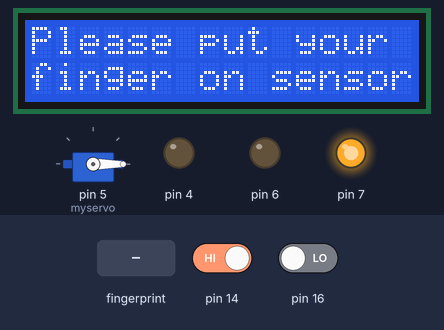
Recording of a sketch running on a simulated Arduino Mega 2560, built with avr-gcc and run on an emulated ATmega2560. On the bench: servo, 16×2 character LCD, output pins drawn as LEDs (lit = HIGH). The test bench sets the inputs (shaded band); at power-on: pin 14 HIGH, pin 16 LOW.

Above: at 18.8 s.
18.9 s: finger stored as number 1 placed on the sensor
At 21.8 s:
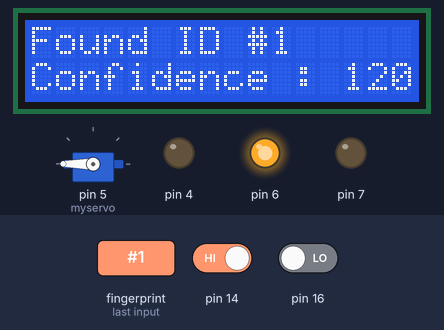
25.0 s: pin 14 driven LOW
At 32.9 s:
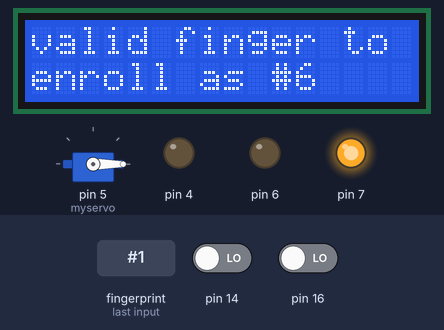
33.2 s: finger stored as number 1 placed on the sensor
At 34.5 s:
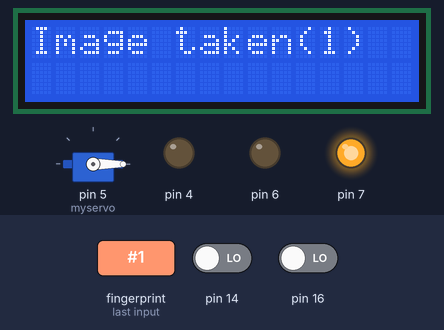
38.9 s: finger stored as number 1 placed on the sensor
At 42.5 s:
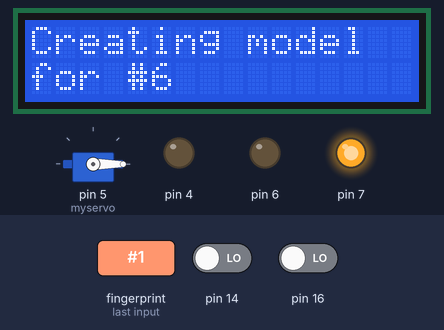
53.2 s: pin 14 driven LOW
Timing chart, 0 to 56.2 s (numbered marks = the images above; inputs shaded):
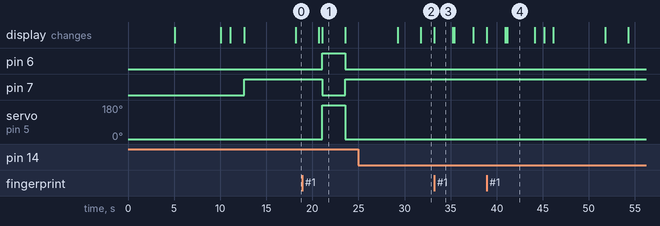

The sketch:

snap.ino
```cpp
#include <LiquidCrystal.h>
LiquidCrystal lcd(13,12,11,10,9,8);


#include <Adafruit_Fingerprint.h>
#if (defined(__AVR__) || defined(ESP8266)) && !defined(__AVR_ATmega2560__)
SoftwareSerial mySerial(2, 3);
#else
#define mySerial Serial1
#endif
Adafruit_Fingerprint finger = Adafruit_Fingerprint(&mySerial);
uint8_t id;


#include <Servo.h>
Servo myservo;


int check=0;
int g;


void setup() {
  pinMode(14,INPUT);
  pinMode(15,INPUT);
  pinMode(16,INPUT);
  pinMode(17,INPUT);
  pinMode(6,OUTPUT);
  pinMode(7,OUTPUT);
  myservo.attach(5);


  myservo.write(0);


  analogWrite(4,0);
  lcd.begin(16,2);
  lcd.print("Fingerprnt based");
  lcd.setCursor(0,1);
  lcd.print("Security System");
  delay(5000);
  lcd.clear();
  lcd.print("Group No. 15");
  lcd.setCursor(0,1);
  lcd.print("Branch - DSAI");
  delay(5000);
  lcd.clear();


  finger.begin(57600);
  delay(5);
  if (finger.verifyPassword()) {
    lcd.print("Found finger");
    lcd.setCursor(0,1);
    lcd.print("print sensor!");
    delay(1500);
    lcd.clear();
  } else {
    lcd.print("Sensor not found");
    lcd.clear();
    while (1) { delay(1); }
  }

  startsys();
}

void loop()
{
  g=0;
  digitalWrite(7, HIGH);
  if(digitalRead(14)==0)
  {
    while(!getFingerprintEnroll())
    {
      continue;
    }
    startsys();
  }
  if (check==1)
  {
    while(!getFingerprintEnroll())
    {
      continue;
    }
    startsys();
  }
  else
  {
    if(digitalRead(16)==0 || digitalRead(17)==0)
    {
      for(int i=0;i<=50;i++)
      {
        getFingerprintID();
        delay(50);
        if (g==1)
          break;
      }
      if (g==0)
      {
        lcd.clear();
        lcd.print("Please put your");
        lcd.setCursor(0,1);
        lcd.print("finger on sensor");
        delay(2500);
        lcd.clear();
        startsys();
      }
    }
    else if (digitalRead(15)==0)
    {

      lcd.clear();
      lcd.print("Y-Confirm Delete");
      lcd.setCursor(0,1);
      lcd.print("N-Cancel Delete");
      start:
      if (digitalRead(16)==0)
      {
        finger.emptyDatabase();
      }
      else if(digitalRead(17)==0 || digitalRead(14)==0)
      {
        startsys();
      }
      else
        goto start;
    }
  }
}


void startsys()
{
  finger.getTemplateCount();
  if (finger.templateCount==0)
  {
    lcd.print("templates not");
    lcd.setCursor(0,1);
    lcd.print("found, enroll!");
    check=1;
    delay(4000);
    lcd.clear();
  }
  else
  {
    lcd.print("Press UP/Down");
    lcd.setCursor(0,1);
    lcd.print("to start System ");
    check=0;
  }
}


void del()
{
  if (digitalRead(15)==0)
  {
    digitalWrite(6,HIGH);
    delay(1000);
    digitalWrite(6,LOW);
  }
}


uint8_t getFingerprintID() {
  uint8_t p = finger.getImage();
  switch (p) {
    case FINGERPRINT_OK:
      break;
    default:
      return p;
  }
  p = finger.image2Tz();
  switch (p) {
    case FINGERPRINT_OK:
      break;
    default:
      lcd.clear();
      lcd.print("Somekind of");
      lcd.setCursor(0,1);
      lcd.print("error occurred");
      for(int i=0;i<7;i++)
      {
        digitalWrite(6, LOW);
        delay(50);
        digitalWrite(6, LOW);
        delay(50);
      }
      lcd.clear();
      g=1;
      startsys();
      return p;
  }
  p = finger.fingerSearch();
  if (p == FINGERPRINT_OK)
  {
    myservo.write(180);
    lcd.clear();
    lcd.print("Found ID #"); lcd.print(finger.fingerID);
    lcd.setCursor(0,1);
    lcd.print("Confidence : "); lcd.print(finger.confidence);
    digitalWrite(6, HIGH);
    digitalWrite(7, LOW);
    delay(2500);
    myservo.write(0);
    digitalWrite(7, HIGH);
    digitalWrite(6, LOW);
    lcd.clear();
    g=1;
    startsys();
  }
  else
  {
    lcd.clear();
    lcd.print("Fingerprint not");
    lcd.setCursor(0,1);
    lcd.print("found...");
    for(int i=0;i<7;i++)
    {
      digitalWrite(7, LOW);
      delay(50);
      digitalWrite(7, HIGH);
      delay(50);
    }
    lcd.clear();
    g=1;
    startsys();
  }
}


uint8_t getFingerprintEnroll()
{
  finger.getTemplateCount();
  int id=finger.templateCount+1;
  int p = -1;
  lcd.clear();
  lcd.print("valid finger to ");
  lcd.setCursor(0,1);
  lcd.print("enroll as #");lcd.print(id);
  while (p != FINGERPRINT_OK) {
    p = finger.getImage();
    switch (p) {
    case FINGERPRINT_OK:
      lcd.clear();
      lcd.print("Image taken(1)");
      delay(2000);
      lcd.clear();
      break;
    case FINGERPRINT_NOFINGER:
      break;
    case FINGERPRINT_PACKETRECIEVEERR:
      break;
    case FINGERPRINT_IMAGEFAIL:
      break;
    default:
      break;
    }
  }

  p = finger.image2Tz(1);
  switch (p) {
    case FINGERPRINT_OK:
      break;
    case FINGERPRINT_IMAGEMESS:
      return p;
    case FINGERPRINT_PACKETRECIEVEERR:
      return p;
    case FINGERPRINT_FEATUREFAIL:
      return p;
    case FINGERPRINT_INVALIDIMAGE:
      return p;
    default:
      return p;
  }

  lcd.print("Remove finger");
  delay(2000);
  p = 0;
  while (p != FINGERPRINT_NOFINGER) {
    p = finger.getImage();
  }
  lcd.clear();
  p = -1;
  lcd.print("Place same ");
  lcd.setCursor(0,1);
  lcd.print("finger again");
  while (p != FINGERPRINT_OK) {
    p = finger.getImage();
    switch (p) {
    case FINGERPRINT_OK:
      lcd.clear();
      lcd.print("Image taken(2)");
      delay(2000);
      lcd.clear();
      break;
    case FINGERPRINT_NOFINGER:
      break;
    case FINGERPRINT_PACKETRECIEVEERR:
      break;
    case FINGERPRINT_IMAGEFAIL:
      break;
    default:
      break;
    }
  }

  p = finger.image2Tz(2);
  switch (p) {
    case FINGERPRINT_OK:
      break;
    case FINGERPRINT_IMAGEMESS:
      return p;
    case FINGERPRINT_PACKETRECIEVEERR:
      return p;
    case FINGERPRINT_FEATUREFAIL:
      return p;
    case FINGERPRINT_INVALIDIMAGE:
      return p;
    default:
      return p;
  }

  lcd.print("Creating model  ");
  lcd.setCursor(0,1);
  lcd.print("for #");lcd.print(id);
  delay(3000);
  lcd.clear();

  p = finger.createModel();
  if (p == FINGERPRINT_OK) {
    lcd.print("Prints matched!");
    delay(1000);
    lcd.clear();
  } else if (p == FINGERPRINT_PACKETRECIEVEERR) {
    lcd.print("Com error");
    delay(1000);
    lcd.clear();
    return p;
  } else if (p == FINGERPRINT_ENROLLMISMATCH) {
    lcd.print("Not matched");
    delay(1000);
    lcd.clear();
    return p;
  } else {
    lcd.print("Unknown error");
    delay(1000);
    lcd.clear();
    return p;
  }

  lcd.print("ID #"); lcd.println(id);
  lcd.setCursor(0,1);
  p = finger.storeModel(id);
  if (p == FINGERPRINT_OK) {
    lcd.print("Stored!");
    delay(1000);
    lcd.clear();
  } else if (p == FINGERPRINT_PACKETRECIEVEERR) {
    lcd.print("Com error");
    delay(1000);
    lcd.clear();
    return p;
  } else if (p == FINGERPRINT_BADLOCATION) {
    lcd.print("Bad location");
    delay(1000);
    lcd.clear();
    return p;
  } else if (p == FINGERPRINT_FLASHERR) {
    lcd.print("Error flash");
    delay(1000);
    lcd.clear();
    return p;
  } else {
    lcd.print("Unknown error");
    delay(1000);
    lcd.clear();
    return p;
  }
  return true;
}
```

Measured:
- after the input at 18.9 s, pin 6: LOW → HIGH after 2.2 s, → LOW 2.5 s later; pin 7: HIGH → LOW after 2.2 s, → HIGH 2.5 s later; servo on pin 5 (myservo): 0° → 180° after 2.2 s, → 0° 2.5 s later; the display: first differs from a run without the input after 2.2 s (image 1)
- after the input at 25.0 s, the display: first differs from a run without the input after 6.8 s (image 2)
- after the input at 33.2 s, the display: changes at once (image 3)
- after the input at 38.9 s, the display: first changes at once (image 4 shows a later state)
- what the display in image 1 shows lasts 2.5 s, from 21.1 s to 23.6 s
- what the display in image 3 shows lasts 2.0 s, from 33.2 s to 35.2 s
- what the display in image 4 shows lasts 3.0 s, from 41.1 s to 44.1 s
